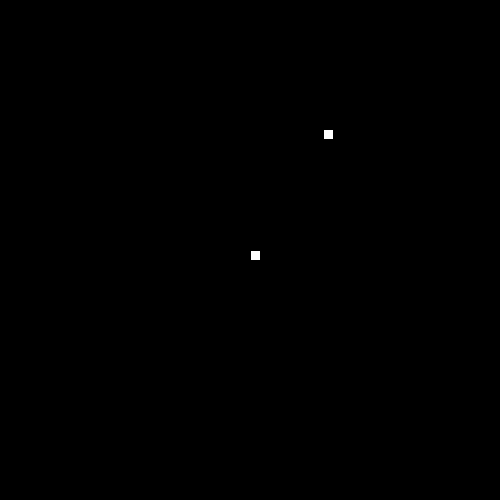
Frame 1 (no input)
Frame 60 (the mouse pressed at the canvas centre just before this capture): blank canvas, image omitted
Frame 120 (the mouse held since frame 60 and released just before this capture): blank canvas, image omitted

The Processing sketch that drew this single still picture (run headless with seeded random() and noise(); from frame 60 on, the mouse is pressed at the canvas centre):

// Processing sketch: leaguesnake
// ── leaguesnake.pde
// 1. Follow the recipe instructions inside the Segment class.

// The Segment class will be used to represent each part of the moving snake.

class Segment {

  //2. Create x and y member variables to hold the location of each segment.
  int x;
  int y;
  // 3. Add a constructor with parameters to initialize each variable.
  Segment(int x, int y){
    this.x=x;
    this.y=y;
  }

  // 4. Add getter and setter methods for both the x and y member variables.
  void setX(int x){
    this.x=x;
  }
  void setY(int y){
    this.y=y;
  }
  int getX(){
   return x; 
  }
  int getY(){
   return y; 
  }
}


// 5. Create (but do not initialize) a Segment variable to hold the head of the Snake
Segment head;


// 6. Create and initialize a String to hold the direction of your snake e.g. "up"
String dir = "up";


// 7. Create and initialize a variable to hold how many pieces of food the snake has eaten.
// give it a value of 1 to start.
int food=1;


// 8. Create and initialize foodX and foodY variables to hold the location of the food.
int foodX=(int) random(0,500);
int foodY=(int) random(0,500);
// (Hint: use the random method to set both the x and y to random locations within the screen size (500 by 500).)

//int foodX = ((int)random(50)*10);



void setup() {

  // 9. Set the size of your sketch (500 by 500).

  size(500, 500);


  // 10. initialize your head to a new segment.
 head=new Segment(250,250);

  // 11. Use the frameRate(int rate) method to set the rate to 20.
  frameRate(20);
}


void draw() {

  background(0);


  //12. Call the manageTail, drawFood, drawSnake, move, and collision methods.
  manageTail();
  drawFood();
  drawSnake();
  move();
  collision();
}


// 13. Complete the drawFood method below. (Hint: each piece of food should be a 10 by 10 rectangle).

void drawFood() {
  rect(foodX,foodY,10,10);
}


//14. Draw the snake head (use a 10 by 10 rectangle)

void drawSnake() {
  rect(head.getX(),head.getY(),10,10);

  //test your code
}


// 15. Complete the move method below.

void move() {

  // 16. Using a switch statement, make your snake head move by 10 pixels in the correct direction.
  //This is an incomplete switch statement:

  switch(dir) {
  case "up":
    head.setY(head.getY()-10); 
    break;
  case "down":
     head.setY(head.getY()+10);
    break;
  case "left":
   head.setX(head.getX()-10);
    break;
  case "right":
     head.setX(head.getX()+10);
    break;
  }
  checkBoundaries();


  // 17. Call the checkBoundaries method to make sure the snake head doesn't go off the screen.
}


// 18. Complete the keyPressed method below. Use if statements to set your direction variable depending on what key is pressed.

void keyPressed() {
  if(key==CODED){
    if(keyCode==UP){
      dir="up";
    }
    if(keyCode==DOWN){
     dir="down";
    }
    if(keyCode==LEFT){
     dir="left";
    }
    if(keyCode==RIGHT){
      dir="right";
    }
  }
}



// 19. check if your head is out of bounds (teleport your snake head to the other side).

void checkBoundaries() {
}



//20. Make sure that the key for your current direction’s opposite doesn’t work(i.e. If you’re going up, down key shouldn’t work)



// 21. Complete the missing parts of the collision method below.

void collision() {

  // If the segment is colliding with a piece of food...
     // Increase the amount of food eaten and set foodX and foodY to new random locations.
}



/**
 
 ** Part 2: making the tail (the rest of the snake)
 
 **/

//  1. Create and initialize an ArrayList of Segments. (This will be your snake tail!)


// 2. Complete the missing parts of the manageTail method below and call it in the draw method.

void manageTail() {

  //Call the drawTail and checkTailCollision methods.

  // Add a new Segment to your ArrayList that has the same X and Y as the head of your snake.

  // To keep your tail the right length:
  // while the tail size is greater than the number of food pieces eaten, remove the first Segment in your tail.

}

void drawTail() {
    // Draw a 10 by 10 rectangle for each Segment in your snake ArrayList.
}


// 3. Complete the missing parts of the bodyCollision method below.

void checkTailCollision() {

  // If your head has the same location as one of your segments...

  // reset your food variable

  //Call this method at the beginning of your manageTail method.
}
